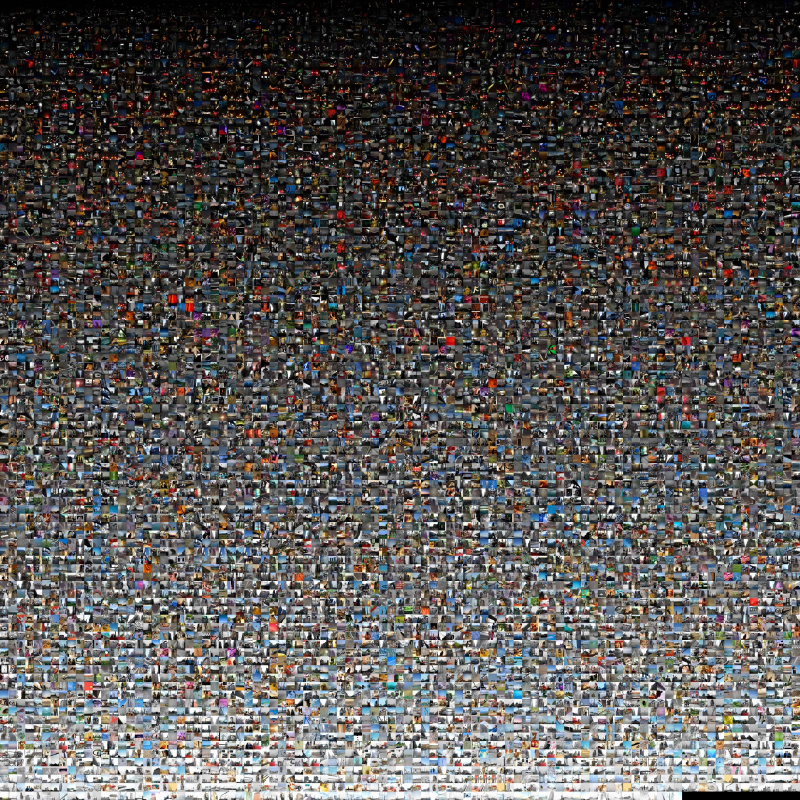
#> input picture hero-mosaic.jpg, 2400 x 2400 px (shown at 1/3 size)
$ python -i extract_variant_colors.py   (imports and definitions only)
#> lines starting #> are read from the running program, lines starting #| are printed output that depends on the picture
#!/usr/bin/env python3
"""
extract_variant_colors.py — Extract dominant colors from style_transfer variants.

Scans suggest_image_variant/output/ directories for Imagen style-transfer outputs,
matches them to ai_variants DB rows via deterministic variant_id,
and runs K-means LAB clustering (same algorithm as signals.py).

Results go into the dominant_colors table with image_uuid = variant_id,
so they can be loaded by export_gallery.py alongside original photo colors.

Usage:
    python3 extract_variant_colors.py              # Process all unprocessed
    python3 extract_variant_colors.py --reprocess  # Redo all
"""
from __future__ import annotations

import argparse
import re
import sqlite3
import time
import uuid
from datetime import datetime, timezone
from pathlib import Path
from typing import Dict, List, Tuple

import cv2
import numpy as np

PROJECT_ROOT = Path(__file__).resolve().parent.parent
DB_PATH = PROJECT_ROOT / "images" / "mad_photos.db"
GENERATED_DIR = Path(__file__).resolve().parent / "suggest_image_variant" / "output"

UUID_NAMESPACE = uuid.UUID("6ba7b810-9dad-11d1-80b4-00c04fd430c8")

# Same color name mapping as signals.py
NAMED_COLORS = {
    "black": (0, 0, 0), "white": (255, 255, 255), "gray": (128, 128, 128),
    "silver": (192, 192, 192), "red": (255, 0, 0), "maroon": (128, 0, 0),
    "yellow": (255, 255, 0), "olive": (128, 128, 0), "lime": (0, 255, 0),
    "green": (0, 128, 0), "aqua": (0, 255, 255), "teal": (0, 128, 128),
    "blue": (0, 0, 255), "navy": (0, 0, 128), "fuchsia": (255, 0, 255),
    "purple": (128, 0, 128), "orange": (255, 165, 0), "brown": (139, 69, 19),
    "beige": (245, 245, 220), "ivory": (255, 255, 240), "coral": (255, 127, 80),
    "salmon": (250, 128, 114), "pink": (255, 192, 203), "gold": (255, 215, 0),
    "khaki": (240, 230, 140), "tan": (210, 180, 140), "crimson": (220, 20, 60),
    "indigo": (75, 0, 130), "violet": (238, 130, 238), "cyan": (0, 255, 255),
    "turquoise": (64, 224, 208), "slate": (112, 128, 144), "charcoal": (54, 69, 79),
    "cream": (255, 253, 208), "rust": (183, 65, 14), "burgundy": (128, 0, 32),
    "forest": (34, 139, 34), "sky": (135, 206, 235), "steel": (70, 130, 180),
    "peach": (255, 218, 185), "lavender": (230, 230, 250), "mint": (189, 252, 201),
}


def nearest_color_name(r: int, g: int, b: int) -> str:
    best_name = "gray"
    best_dist = float("inf")
    for name, (nr, ng, nb) in NAMED_COLORS.items():
        d = (r - nr) ** 2 + (g - ng) ** 2 + (b - nb) ** 2
        if d < best_dist:
            best_dist = d
            best_name = name
    return best_name


def variant_id_for(image_uuid: str, style_idx: int, style_name: str) -> str:
    """Deterministic variant ID — must match generate_test_images.py."""
    return str(uuid.uuid5(UUID_NAMESPACE, f"{image_uuid}:style_{style_idx}_{style_name}"))


def smart_variant_id_for(image_uuid: str, style_key: str) -> str:
    """Deterministic smart variant ID — must match generate_smart_variants.py."""
    return str(uuid.uuid5(UUID_NAMESPACE, f"{image_uuid}:smart_{style_key}"))


def qwen_variant_id_for(image_uuid: str, style_key: str) -> str:
    """Deterministic qwen variant ID — must match generate_qwen_variants.py."""
    return str(uuid.uuid5(UUID_NAMESPACE, f"{image_uuid}:{style_key}"))


# [47 lines left out: function scan_variant_files, not called in this run]


def extract_colors_for_image(path: Path, n_clusters: int = 5) -> List[Dict]:
    """Run K-means LAB clustering on one image. Returns list of cluster dicts."""
#> called with path = '../hero-mosaic.jpg', n_clusters = 5
    from sklearn.cluster import KMeans

    img = cv2.imread(str(path))
#> img is the input picture: shape (2400, 2400, 3); mean B, G, R 83.3, 85.1, 88.3
    if img is None:
        return []

    # Resize to ~200px for speed
    h, w = img.shape[:2]
#> h = 2400; w = 2400
    scale = 200.0 / max(w, h)
#> scale = 0.0833
    if scale < 1:
        img = cv2.resize(img, (int(w * scale), int(h * scale)), interpolation=cv2.INTER_AREA)
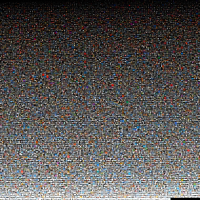
#> img: shape (200, 200, 3); mean B, G, R 83.3, 85.1, 88.3

    # Convert to LAB
    lab = cv2.cvtColor(img, cv2.COLOR_BGR2LAB)
#> lab: shape (200, 200, 3); mean of channels 0, 1, 2 90.8, 129.5, 129.8
    pixels = lab.reshape(-1, 3).astype(np.float32)

    # K-means
    km = KMeans(n_clusters=n_clusters, n_init=3, max_iter=100, random_state=42)
    km.fit(pixels)

    # Get cluster sizes
    labels, counts_arr = np.unique(km.labels_, return_counts=True)
    total_px = len(km.labels_)

    # Sort by cluster size (largest first)
    order = np.argsort(-counts_arr)

    clusters = []
    for idx, cluster_idx in enumerate(order):
        center_lab = km.cluster_centers_[cluster_idx]
        pct = counts_arr[cluster_idx] / total_px

        # Convert LAB center back to RGB
        lab_pixel = np.uint8([[center_lab]])
        bgr_pixel = cv2.cvtColor(lab_pixel, cv2.COLOR_LAB2BGR)
        b_val, g_val, r_val = int(bgr_pixel[0, 0, 0]), int(bgr_pixel[0, 0, 1]), int(bgr_pixel[0, 0, 2])
        hex_str = f"#{r_val:02x}{g_val:02x}{b_val:02x}"
        name = nearest_color_name(r_val, g_val, b_val)

        clusters.append({
            "cluster_index": idx,
            "r": r_val, "g": g_val, "b": b_val,
            "hex": hex_str,
            "l": float(center_lab[0]), "a": float(center_lab[1]), "b_val": float(center_lab[2]),
            "percentage": float(pct),
            "color_name": name,
        })

    return clusters


# [105 lines left out: function main, not called in this run]


# [2 lines not run here, left out]

>>> result = extract_colors_for_image('../hero-mosaic.jpg')
